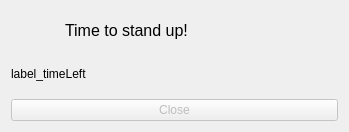
<?xml version="1.0" encoding="UTF-8"?>
<ui version="4.0">
 <class>AlarmDialog</class>
 <widget class="QDialog" name="AlarmDialog">
  <property name="geometry">
   <rect>
    <x>0</x>
    <y>0</y>
    <width>349</width>
    <height>132</height>
   </rect>
  </property>
  <property name="focusPolicy">
   <enum>Qt::StrongFocus</enum>
  </property>
  <property name="windowTitle">
   <string>Dialog</string>
  </property>
  <property name="sizeGripEnabled">
   <bool>false</bool>
  </property>
  <layout class="QVBoxLayout" name="verticalLayout">
   <item>
    <layout class="QHBoxLayout" name="horizontalLayout">
     <item>
      <widget class="QLabel" name="image_label">
       <property name="enabled">
        <bool>true</bool>
       </property>
       <property name="sizePolicy">
        <sizepolicy hsizetype="Fixed" vsizetype="Fixed">
         <horstretch>0</horstretch>
         <verstretch>0</verstretch>
        </sizepolicy>
       </property>
       <property name="maximumSize">
        <size>
         <width>48</width>
         <height>48</height>
        </size>
       </property>
       <property name="text">
        <string/>
       </property>
       <property name="pixmap">
        <pixmap resource="res/res.qrc">:/logo.png</pixmap>
       </property>
       <property name="scaledContents">
        <bool>true</bool>
       </property>
      </widget>
     </item>
     <item>
      <widget class="QLabel" name="label_title">
       <property name="font">
        <font>
         <pointsize>12</pointsize>
        </font>
       </property>
       <property name="frameShadow">
        <enum>QFrame::Plain</enum>
       </property>
       <property name="text">
        <string>Time to stand up!</string>
       </property>
       <property name="textFormat">
        <enum>Qt::PlainText</enum>
       </property>
       <property name="wordWrap">
        <bool>true</bool>
       </property>
      </widget>
     </item>
    </layout>
   </item>
   <item>
    <widget class="QLabel" name="label_timeLeft">
     <property name="text">
      <string>label_timeLeft</string>
     </property>
     <property name="wordWrap">
      <bool>true</bool>
     </property>
    </widget>
   </item>
   <item>
    <widget class="QPushButton" name="button_close">
     <property name="enabled">
      <bool>false</bool>
     </property>
     <property name="text">
      <string>Close</string>
     </property>
    </widget>
   </item>
  </layout>
 </widget>
 <resources>
  <include location="res/res.qrc"/>
 </resources>
 <connections/>
</ui>
